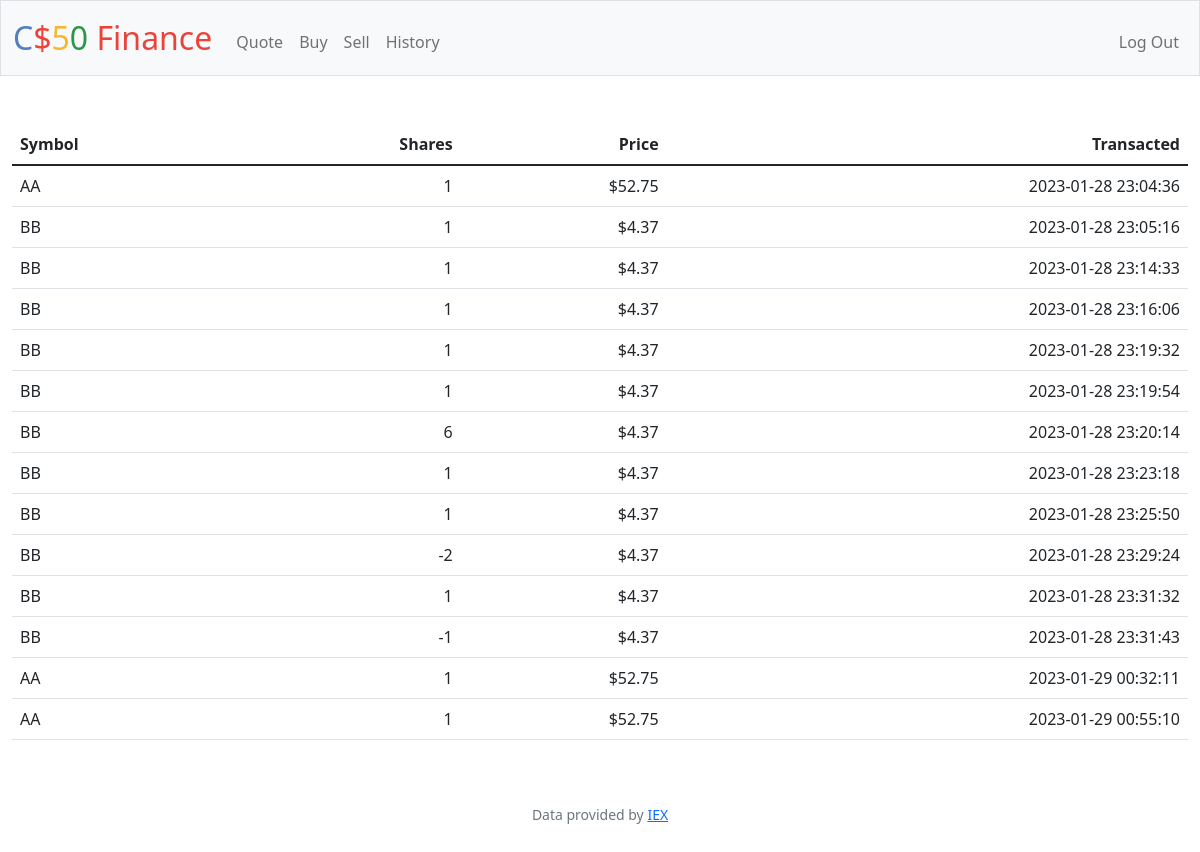
Screenshot of /history (signed in) with the database file from the repository.
### tables this page shows
CREATE TABLE history (
    id INTEGER PRIMARY KEY AUTOINCREMENT NOT NULL,
    user_id INTEGER,
    symbol TEXT NOT NULL,
    shares INTEGER NOT NULL,
    price NUMERIC NOT NULL,
    time TEXT NOT NULL
);

### app.py (the view)
@app.route("/history")
@login_required
def history():
    histories = db.execute("SELECT * FROM history WHERE user_id = ?", session["user_id"])
    return render_template("history.html", histories=histories)

### app.py (called while the page is built)
@app.after_request
def after_request(response):
    response.headers["Cache-Control"] = "no-cache, no-store, must-revalidate"
    response.headers["Expires"] = 0
    response.headers["Pragma"] = "no-cache"
    return response

### helpers.py (called while the page is built)
def login_required(f):
    @wraps(f)
    def decorated_function(*args, **kwargs):
        if session.get("user_id") is None:
            return redirect("/login")
        return f(*args, **kwargs)
    return decorated_function

def usd(value):
    return f"${value:,.2f}"

### templates/history.html (shortened to what this page needs)
{% extends "layout.html" %}
{% block main %}
<table class="table">
    <thead>
        <tr>
            <th class="text-start">Symbol</th>
            <th class="text-end">Shares</th>
            <th class="text-end">Price</th>
            <th class="text-end">Transacted</th>
        </tr>
    </thead>
    <tbody>
        {% for history in histories %}
        <tr>
            <td class="text-start">{{ history.symbol }}</td>
            <td class="text-end">{{ history.shares }}</td>
            <td class="text-end">{{ history.price | usd }}</td>
            <td class="text-end">{{ history.time }}</td>
        </tr>
        {% endfor %}
    </tbody>
</table>
{% endblock %}

### templates/layout.html (shortened to what this page needs)
<!DOCTYPE html>
<html lang="en">
    <head>
        <link href="https://cdn.jsdelivr.net/npm/bootstrap@5.1.3/dist/css/bootstrap.min.css" rel="stylesheet">
        <link href="/static/styles.css" rel="stylesheet">
    </head>
    <body>
        <nav class="bg-light border navbar navbar-expand-md navbar-light">
            <div class="container-fluid">
                <a class="navbar-brand" href="/"><span class="blue">C</span><span class="red">$</span><span class="yellow">5</span><span class="green">0</span> <span class="red">Finance</span></a>
                <div class="collapse navbar-collapse" id="navbar">
                    {% if session["user_id"] %}
                        <ul class="navbar-nav me-auto mt-2">
                            <li class="nav-item"><a class="nav-link" href="/quote">Quote</a></li>
                            <li class="nav-item"><a class="nav-link" href="/buy">Buy</a></li>
                            <li class="nav-item"><a class="nav-link" href="/sell">Sell</a></li>
                            <li class="nav-item"><a class="nav-link" href="/history">History</a></li>
                        </ul>
                        <ul class="navbar-nav ms-auto mt-2">
                            <li class="nav-item"><a class="nav-link" href="/logout">Log Out</a></li>
                        </ul>
                    {% else %}
                        <ul class="navbar-nav ms-auto mt-2">
                            <li class="nav-item"><a class="nav-link" href="/register">Register</a></li>
                            <li class="nav-item"><a class="nav-link" href="/login">Log In</a></li>
                        </ul>
                    {% endif %}
                </div>
            </div>
        </nav>
        <main class="container-fluid py-5 text-center">
            {% block main %}{% endblock %}
        </main>
        <footer class="mb-5 small text-center text-muted">
            Data provided by <a href="https://iexcloud.io/">IEX</a>
        </footer>
    </body>
</html>

### static/styles.css (style rules this page uses)
nav .navbar-brand { font-size: xx-large; }
nav .navbar-brand .blue { color: #537fbe; }
nav .navbar-brand .red { color: #ea433b; }
nav .navbar-brand .yellow { color: #f5b82e; }
nav .navbar-brand .green { color: #2e944b; }

### rows the page displays
history: symbol "AA", shares "1", price "$52.75", time "2023-01-28 23:04:36"
history: symbol "BB", shares "1", price "$4.37", time "2023-01-28 23:05:16"
history: symbol "BB", shares "1", price "$4.37", time "2023-01-28 23:14:33"
history: symbol "BB", shares "1", price "$4.37", time "2023-01-28 23:16:06"
history: symbol "BB", shares "1", price "$4.37", time "2023-01-28 23:19:32"
history: symbol "BB", shares "1", price "$4.37", time "2023-01-28 23:19:54"
history: symbol "BB", shares "6", price "$4.37", time "2023-01-28 23:20:14"
history: symbol "BB", shares "1", price "$4.37", time "2023-01-28 23:23:18"
history: symbol "BB", shares "1", price "$4.37", time "2023-01-28 23:25:50"
history: symbol "BB", shares "-2", price "$4.37", time "2023-01-28 23:29:24"
history: symbol "BB", shares "1", price "$4.37", time "2023-01-28 23:31:32"
history: symbol "BB", shares "-1", price "$4.37", time "2023-01-28 23:31:43"
history: symbol "AA", shares "1", price "$52.75", time "2023-01-29 00:32:11"
history: symbol "AA", shares "1", price "$52.75", time "2023-01-29 00:55:10"
